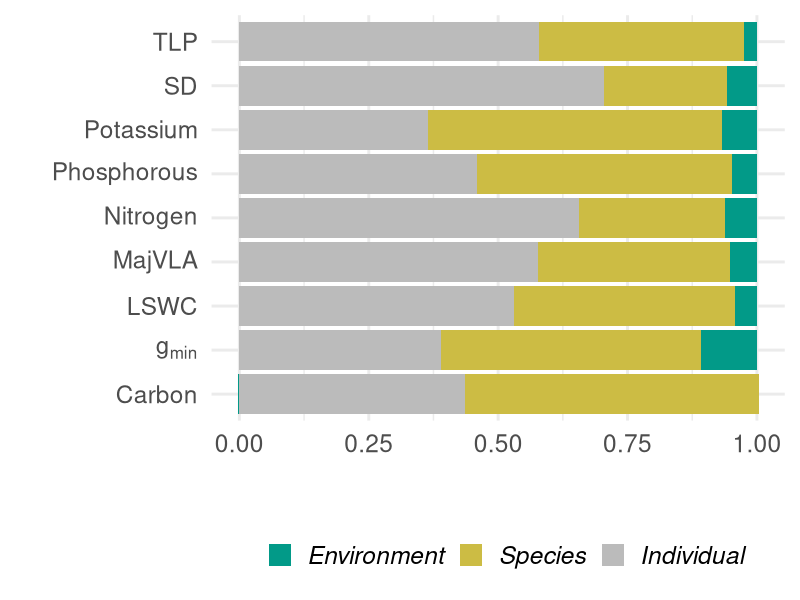
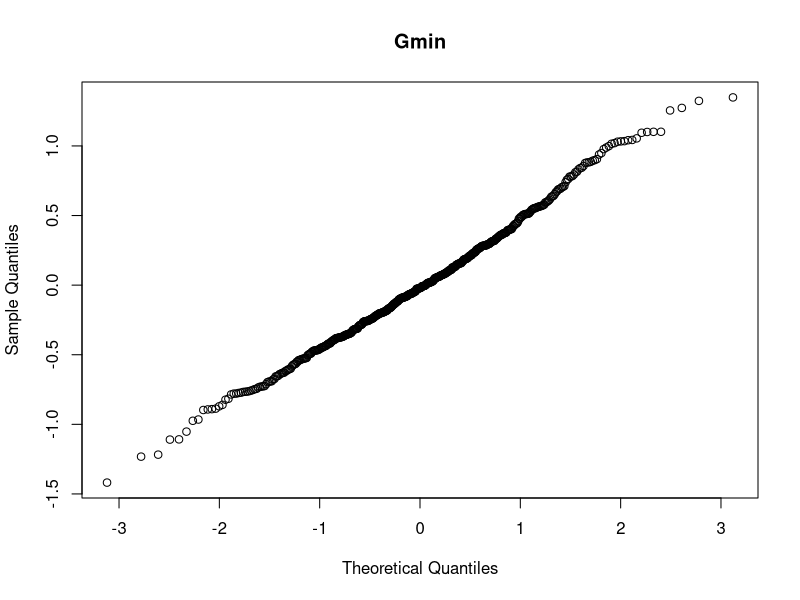
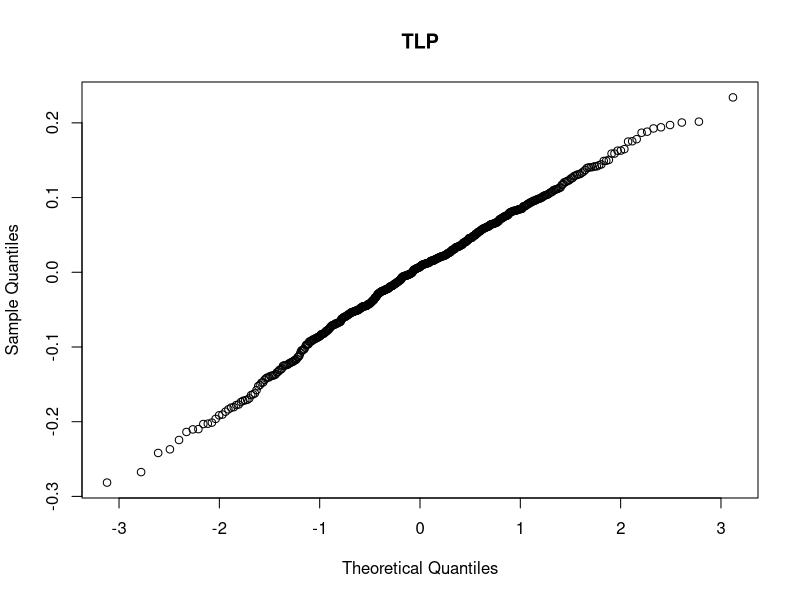
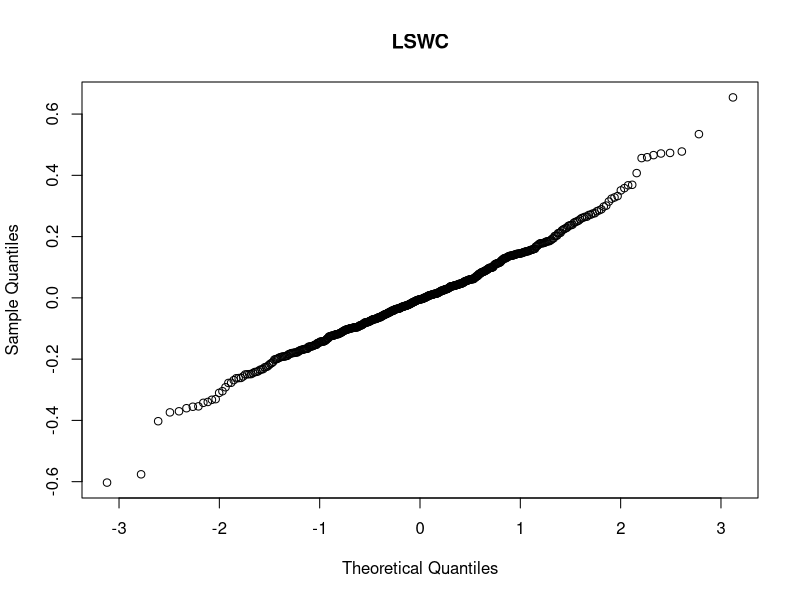
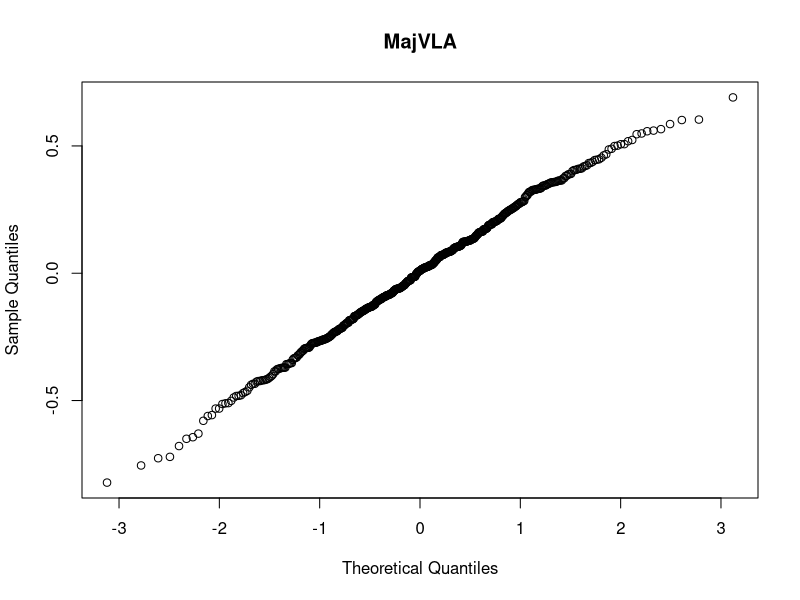
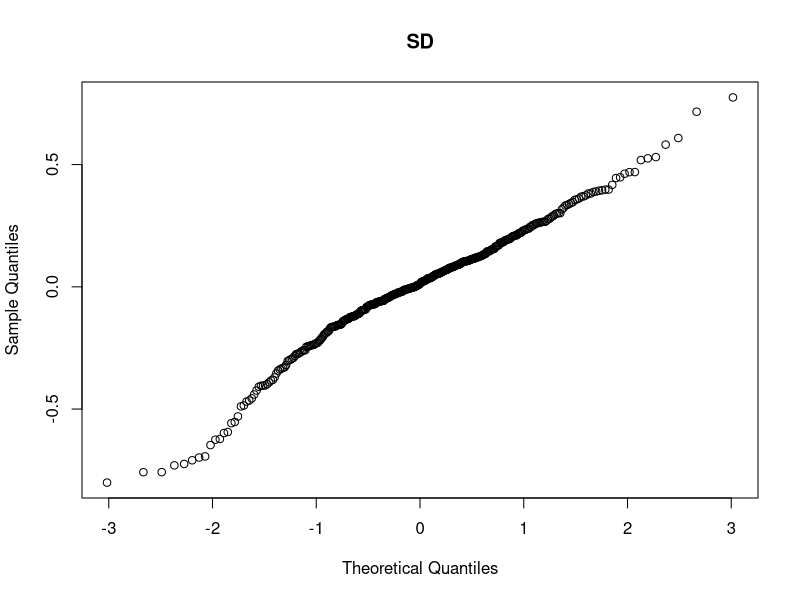
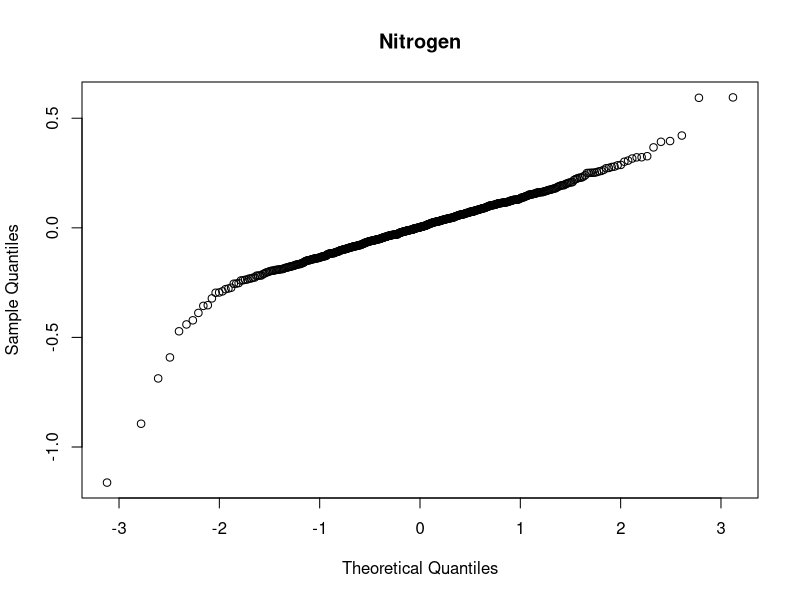
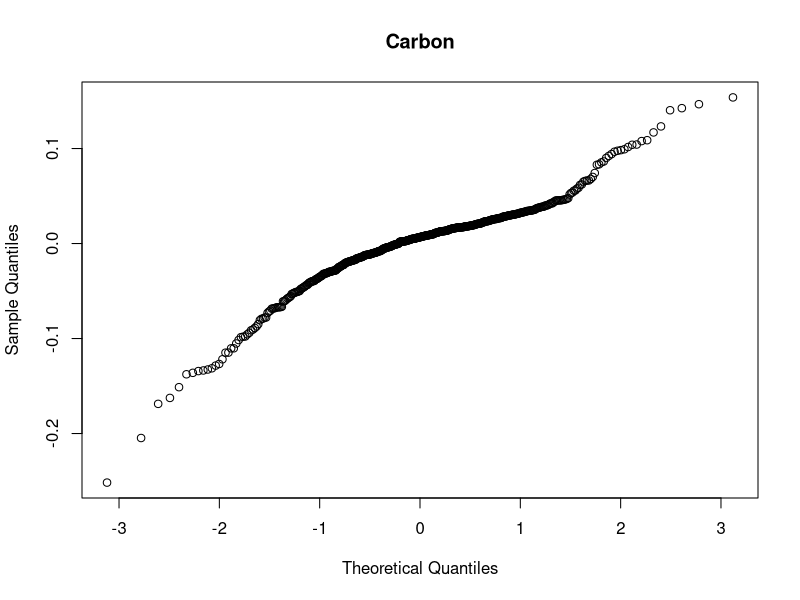

R code for these plots, in order:
##############################################
#Variance partitioning for all individuals 
##############################################

#library used
library(lme4) #to fit the model and do the variance partitioning
library(dplyr) #to pipe
library(ggplot2) #to plot

#data used (log on all traits)
Data <- read.csv("Dataset/OUTPUT_cleaning/Subset_imputed/Subset_imputation_exceptSD.csv") %>% 
  rename(Potassium = K, 
         Phosphorous = P, 
         Nitrogen = N,
         Carbon = C) %>% 
  relocate(SD, .after = MajVLA) %>%
  mutate_at(c("Gmin","TLP", "LSWC", "MajVLA", "SD", "Phosphorous","Carbon", "Nitrogen", "Potassium", "TWI"), abs) %>% 
  mutate_at(c("Gmin","TLP", "LSWC", "MajVLA", "SD", "Phosphorous","Carbon", "Nitrogen", "Potassium", "TWI"), log) %>% 
  mutate(TLP = -TLP) 

Data$Forest <- as.factor(Data$Forest)

#function for variance partitioning
Var_par <- function(Trait, Mydata){
  
  #Rename the trait column
  colnames(Mydata)[which(colnames(Mydata) == Trait)] <- "Trait"  
  
  
  # Fit the linear mixed-effects model
  model <- lme4::lmer(Trait ~ TWI + Forest + (1 | Name), data = Mydata)
  
  #Fit the associated null model with random intercept on species
  null_model <- lme4::lmer(Trait~ (1 | Name), data = Mydata)
  
  # Extract the variance components 
  Var_components <- lme4::VarCorr(model)
  var_sp <- Var_components$Name[1] #for the random effects - species
  var_indv <- attr(Var_components, "sc")^2 #model residual, also known as the intraspecific residual variance (linked to the individual but also error measures). I square because it returns the residual standard deviation and I want the residual variance.
  
  # Obtain the variance of the random effect in the null model.
  random_variance_null <- lme4::VarCorr(null_model)$Name[1]
  
  # Obtain the residual variance
  residual_variance_null <- attr(lme4::VarCorr(null_model), "sc")^2
  
  # Obtain the total variance of the null model
  v_0 <- random_variance_null + residual_variance_null
  
  # Calculate the variance component linked to the env't by substracting the residual variance of the model (var_indv) and the variance explained by the random factor, the species (var_sp), from the variance of the null model
  var_envt <- v_0 - var_indv - var_sp
  
  Traits <- c(Trait, Trait, Trait)
  Levels <- c("Environment", "Species", "Individual")
  Variances <- c(var_envt/v_0, var_sp/v_0, var_indv/v_0)
  
  
  return(data.frame(Traits, Levels, Variances))
}

# Loop to calculate the variance partitioning for all traits
vars <- c()

for (i in colnames(Data)[9:17]){
  
  vars <- bind_rows(vars, Var_par(Trait = i, Mydata = Data))
  
}

#plot the results

variance_plot<- vars %>%  
  mutate(Traits = dplyr::recode(Traits, "Gmin" = "g[min]")) %>% #recode gmin
  ggplot(aes(fill=Levels, y=Variances, x=Traits)) + 
  geom_bar(position="stack", stat="identity") +
  theme_minimal(base_size = 22) +
  ylab("") + xlab("")+
  theme(legend.text = element_text(face = "italic"),legend.position = "bottom") +
  scale_fill_manual("", values = c("#029A88", "#CCBC44", "#BBBBBB"), 
                    labels = c("Environment", 
                               "Species", 
                               "Individual")) +
  coord_flip() +
  scale_x_discrete(labels = scales::label_parse())

variance_plot

#save plot
ggsave(filename = "Variance_partitioning.png", plot = variance_plot, bg = "white", width = 10, height = 8, dpi = 600)


##############################################
#function for plotting residuals distribution 
##############################################


res_plot <- function(Trait, Mydata){
  
  #Rename the trait column
  colnames(Mydata)[which(colnames(Mydata) == Trait)] <- "Trait"  
  
  
  # Fit the linear mixed-effects model
  model <- lmer(Trait ~ TWI + Forest + (1 | Name), data = Mydata)
  plot <- qqnorm(resid(model), main= Trait)
  
  
  return(plot)
}

# Loop to plot residuals of the model for all traits

plotlist <- list()

for (i in colnames(Data)[9:17]){
  
  
  plotlist[[i]] <- local({
    
    i <- i
    
    res_plot(i, Data)
  })
  
  
}
